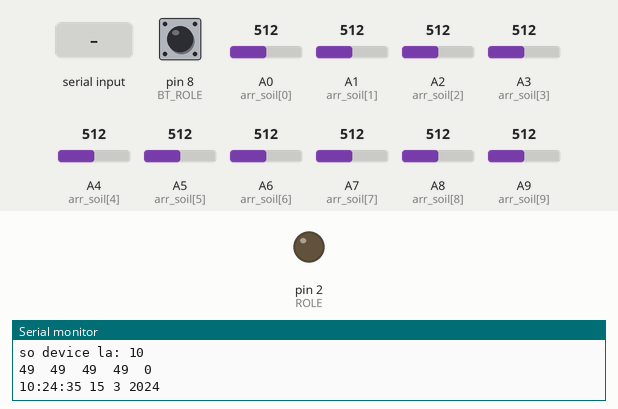
The sketch below on a simulated Arduino Mega 2560, built with avr-gcc and run on an emulated ATmega2560. Shown: output pins drawn as LEDs (lit = HIGH), the last lines printed to the serial monitor. Wiring (inferred from the names in the program): DS1307 clock at I2C address 0x68. The test bench sets the inputs (shaded band); at power-on: pin 8 (BT_ROLE) HIGH, A0 (arr_soil[0]) = 512, A1 (arr_soil[1]) = 512, A2 (arr_soil[2]) = 512, A3 (arr_soil[3]) = 512, A4 (arr_soil[4]) = 512, A5 (arr_soil[5]) = 512, A6 (arr_soil[6]) = 512, A7 (arr_soil[7]) = 512, A8 (arr_soil[8]) = 512, A9 (arr_soil[9]) = 512. The local clock reads 2024-03-15 10:24:30 at power-on unless the sketch sets it.

Above: at 5.2 s.
5.3 s: "1" received over Serial
At 7.0 s:
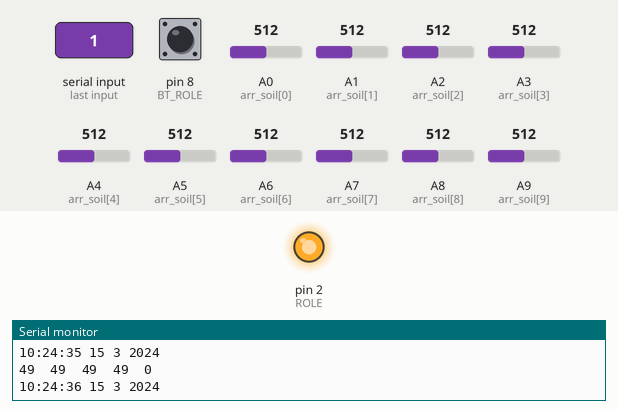
Timing chart, 0 to 8.5 s (numbered marks = the images above; inputs shaded):
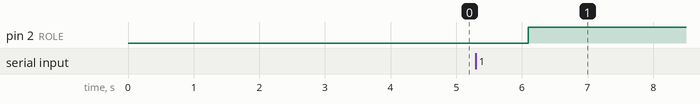

Measured:
- after the input at 5.3 s, pin 2 (ROLE): LOW → HIGH after 0.80 s

The sketch:

code_csc_demo_2_RTC_Serial_CMBH03.ino
```cpp
int arr_soil[10] = {A0, A1, A2, A3, A4, A5, A6, A7, A8, A9};
int arr_soil_avl[10] = {0};
#define ROLE 2
#define BT_ROLE 8
#define VALUE 50  // nguong bom
//#define NUM 2 // so luong toi thieu duoi nguong
int num_soil = 10;
int sum = 0; //gia tri cam bien trung binh
//====================== RTC
#include <Wire.h>
/* Địa chỉ của DS1307 */
const byte DS1307 = 0x68;
/* Số byte dữ liệu sẽ đọc từ DS1307 */
const byte NumberOfFields = 7;
/* khai báo các biến thời gian */
int second, minute, hour, day, wday, month, year;
//======================
int bien = 0;
//======================
void add_arr_soil_avl(int sheet, int pos) { // sheet la chan duoc cam, pos la vi tri thu i - 1 cua mang
  arr_soil_avl[pos - 1] = sheet;
}
void count_soil () { // ham dem so luong cam bien duoc ket noi
  int x, y;
  int count = 0;
  for (int i = 0; i < 10; i++) {
    x = 0; // gia tri chan duoi
    y = 1023; // gia tri chan tren
    for (int j = 0; j < 40; j++) {
      if (analogRead(arr_soil[i]) > x)  x = analogRead(arr_soil[i]);
      if (analogRead(arr_soil[i]) < y)  y = analogRead(arr_soil[i]);
      delay(10);
    }
    if (abs(x - y) > 100) {
      Serial.print("chan nay ");
      Serial.print(arr_soil[i]);
      Serial.println(" fail");
    } else {
      Serial.print("chan nay ");
      Serial.print(arr_soil[i]);
      Serial.println(" ok");
      count++;
      add_arr_soil_avl(i, count); // gui di vi tri chan va so luong duoc cam
    }
  }
  //  num_soil = count; // lay gia tri cho so luong divice toan he thong
  num_soil = 4; //set cung 4 thiet bimm
  Serial.print("so device la: ");
  Serial.println(count);
}

void read_soil (int arr_convert[]) { // doc va convert toan bo cam bien sang thang 100%
  for (int i = 0; i < num_soil; i++)
    arr_convert[i] = map(analogRead(arr_soil_avl[i]), 1023, 0, 0, 100);
}
int check_soil (int arr_convert[]) { // ham kiem tra 1 trong num_soil cam bien co duoi nguong quy dinh bom
  sum = 0; // gan ve 0 de reset sum moi lan goi ham
  //int temp = 0;
  for (int i = 0; i < num_soil; i++)
    sum += arr_convert[i];
  //if (arr_convert[i] < VALUE) temp++;
  //if(sum/num_soil < VALUE || temp >= 2)
  if (sum / num_soil < VALUE) // gia tri chia n de lay trung binh
    return 1;
  return 0;
}
int read_button() { // doc gia tri nut bam ROLE
  return !digitalRead(BT_ROLE);
}
void print_soil (int arr_convert[]) {
  for (int i = 0; i < num_soil; i++) {
    Serial.print(arr_convert[i]);
    Serial.print("  ");
  }
  Serial.print(sum / num_soil);
  Serial.print("  ");
  Serial.println();
}

/* cài đặt thời gian cho DS1307 */
void setTime(byte hr, byte min, byte sec, byte wd, byte d, byte mth, byte yr)
{
        Wire.beginTransmission(DS1307);
        Wire.write(byte(0x00)); // đặt lại pointer
        Wire.write(dec2bcd(sec));
        Wire.write(dec2bcd(min));
        Wire.write(dec2bcd(hr));
        Wire.write(dec2bcd(wd)); // day of week: Sunday = 1, Saturday = 7
        Wire.write(dec2bcd(d));
        Wire.write(dec2bcd(mth));
        Wire.write(dec2bcd(yr));
        Wire.endTransmission();
}
void readDS1307()
{
        Wire.beginTransmission(DS1307);
        Wire.write((byte)0x00);
        Wire.endTransmission();
        Wire.requestFrom(DS1307, NumberOfFields);

        second = bcd2dec(Wire.read() & 0x7f);
        minute = bcd2dec(Wire.read() );
        hour   = bcd2dec(Wire.read() & 0x3f); // chế độ 24h.
        wday   = bcd2dec(Wire.read() );
        day    = bcd2dec(Wire.read() );
        month  = bcd2dec(Wire.read() );
        year   = bcd2dec(Wire.read() );
        year += 2000;
}
/* Chuyển từ format BCD (Binary-Coded Decimal) sang Decimal */
int bcd2dec(byte num)
{
        return ((num/16 * 10) + (num % 16));
}
/* Chuyển từ Decimal sang BCD */
int dec2bcd(byte num)
{
        return ((num/10 * 16) + (num % 10));
}

void digitalClockDisplay(){
    // digital clock display of the time
    Serial.print(hour);
    printDigits(minute);
    printDigits(second);
    Serial.print(" ");
    Serial.print(day);
    Serial.print(" ");
    Serial.print(month);
    Serial.print(" ");
    Serial.print(year);
    Serial.println();
}

void printDigits(int digits){
    // các thành phần thời gian được ngăn chách bằng dấu :
    Serial.print(":");

    if(digits < 10)
        Serial.print('0');
    Serial.print(digits);
}
void setup () {
  Wire.begin();
  /* cài đặt thời gian cho module */
  //setTime(1, 21, 00, 5, 21, 12, 17); // 12:30:45 CN 08-02-2015
  Serial.begin (115200);
  pinMode(BT_ROLE, INPUT_PULLUP);
  pinMode(ROLE, OUTPUT);
  for (int i = 0; i < num_soil; i++)
    pinMode(arr_soil[i], INPUT);
  count_soil();
}
void loop () {
  int arr_convert[num_soil]; // chuyen doi toan bo gia tri cam bien da dem
  read_soil(arr_convert); //doc va convert toan bo gia tri cam bien
  //=========== doc chuoi dai tu monitor
  if(Serial.available() > 0){
   // Đọc giá trị nhận được từ bluetooth
   bien = Serial.read();
 }
 //========== cap nhat chuoi rong

  if (read_button()) {
 // if ( read_button()) {
   // Serial.println(bien);
    digitalWrite(ROLE, 1);
    delay(1000);
  }else if(hour == 23 && minute == 59  ) { // min khong can full vi qua 1p phai ngung bom, nhung delay 5p
    digitalWrite(ROLE, 1);
    delay(300000);
  }else if(hour == 12 && minute == 00  || bien == 49) { // min khong can full vi qua 1p phai ngung bom, nhung delay 5p
    digitalWrite(ROLE, 1);
    delay(60000);
    bien = 48;
  }
  else {
    digitalWrite(ROLE, 0);
    delay(1000);
  }
  print_soil(arr_convert); // in toan bo gia tri cam bien
  readDS1307();
  /* Hiển thị thời gian ra Serial monitor */
  digitalClockDisplay();
  //  for (int i = 0; i < 10; i++){
  //    Serial.print (analogRead(arr_soil[i]));
  //    Serial.print("  ");
  //  }
  //  Serial.println();
  //  delay (500);
}
```
